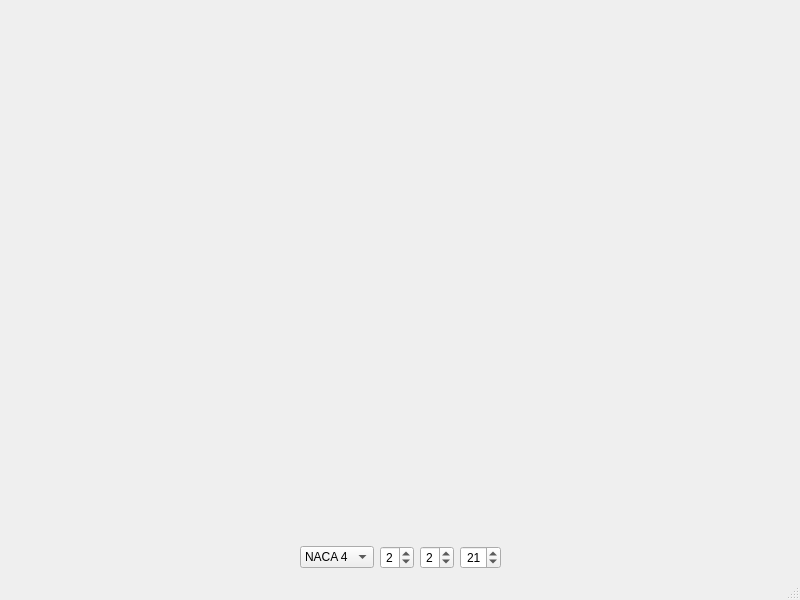
<?xml version="1.0" encoding="UTF-8"?>
<ui version="4.0">
 <class>MainWindow</class>
 <widget class="QMainWindow" name="MainWindow">
  <property name="geometry">
   <rect>
    <x>0</x>
    <y>0</y>
    <width>800</width>
    <height>600</height>
   </rect>
  </property>
  <property name="windowTitle">
   <string>NACA 4-Digit Profile Browser</string>
  </property>
  <widget class="QWidget" name="centralwidget">
   <layout class="QGridLayout" name="gridLayout">
    <item row="0" column="0">
     <layout class="QVBoxLayout" name="verticalLayout">
      <item>
       <widget class="MplWidget" name="mplWidget" native="true">
        <property name="sizePolicy">
         <sizepolicy hsizetype="Expanding" vsizetype="Expanding">
          <horstretch>0</horstretch>
          <verstretch>0</verstretch>
         </sizepolicy>
        </property>
       </widget>
      </item>
      <item>
       <layout class="QHBoxLayout" name="horizontalLayout">
        <item>
         <spacer name="horizontalSpacer">
          <property name="orientation">
           <enum>Qt::Horizontal</enum>
          </property>
          <property name="sizeHint" stdset="0">
           <size>
            <width>40</width>
            <height>20</height>
           </size>
          </property>
         </spacer>
        </item>
        <item>
         <widget class="QComboBox" name="nacaType">
          <property name="toolTip">
           <string>Choose 4 or 5 digit NACA profile</string>
          </property>
          <property name="currentIndex">
           <number>0</number>
          </property>
          <property name="maxVisibleItems">
           <number>2</number>
          </property>
          <item>
           <property name="text">
            <string>NACA 4</string>
           </property>
          </item>
          <item>
           <property name="text">
            <string>NACA 5</string>
           </property>
          </item>
         </widget>
        </item>
        <item>
         <widget class="QSpinBox" name="firstDigit">
          <property name="sizePolicy">
           <sizepolicy hsizetype="Minimum" vsizetype="Minimum">
            <horstretch>0</horstretch>
            <verstretch>0</verstretch>
           </sizepolicy>
          </property>
          <property name="toolTip">
           <string>Maximum camber as percentage of chord.</string>
          </property>
          <property name="alignment">
           <set>Qt::AlignRight|Qt::AlignTrailing|Qt::AlignVCenter</set>
          </property>
          <property name="maximum">
           <number>9</number>
          </property>
          <property name="value">
           <number>2</number>
          </property>
         </widget>
        </item>
        <item>
         <widget class="QSpinBox" name="maxCamberLoc">
          <property name="toolTip">
           <string>Maximum camber location</string>
          </property>
          <property name="alignment">
           <set>Qt::AlignRight|Qt::AlignTrailing|Qt::AlignVCenter</set>
          </property>
          <property name="maximum">
           <number>9</number>
          </property>
          <property name="value">
           <number>2</number>
          </property>
         </widget>
        </item>
        <item>
         <widget class="QSpinBox" name="maxThickness">
          <property name="toolTip">
           <string>Maximum thickness</string>
          </property>
          <property name="alignment">
           <set>Qt::AlignRight|Qt::AlignTrailing|Qt::AlignVCenter</set>
          </property>
          <property name="suffix">
           <string/>
          </property>
          <property name="prefix">
           <string/>
          </property>
          <property name="minimum">
           <number>1</number>
          </property>
          <property name="value">
           <number>21</number>
          </property>
         </widget>
        </item>
        <item>
         <spacer name="horizontalSpacer_2">
          <property name="orientation">
           <enum>Qt::Horizontal</enum>
          </property>
          <property name="sizeHint" stdset="0">
           <size>
            <width>40</width>
            <height>20</height>
           </size>
          </property>
         </spacer>
        </item>
       </layout>
      </item>
     </layout>
    </item>
   </layout>
  </widget>
  <widget class="QStatusBar" name="statusbar"/>
  <action name="actionQuit">
   <property name="text">
    <string>&amp;Quit</string>
   </property>
   <property name="toolTip">
    <string>Quit</string>
   </property>
   <property name="shortcut">
    <string>Ctrl+Q</string>
   </property>
  </action>
 </widget>
 <customwidgets>
  <customwidget>
   <class>MplWidget</class>
   <extends>QWidget</extends>
   <header>qt4ui/MplWidget.h</header>
   <container>1</container>
  </customwidget>
 </customwidgets>
 <resources/>
 <connections>
  <connection>
   <sender>actionQuit</sender>
   <signal>triggered()</signal>
   <receiver>MainWindow</receiver>
   <slot>close()</slot>
   <hints>
    <hint type="sourcelabel">
     <x>-1</x>
     <y>-1</y>
    </hint>
    <hint type="destinationlabel">
     <x>399</x>
     <y>299</y>
    </hint>
   </hints>
  </connection>
 </connections>
</ui>
